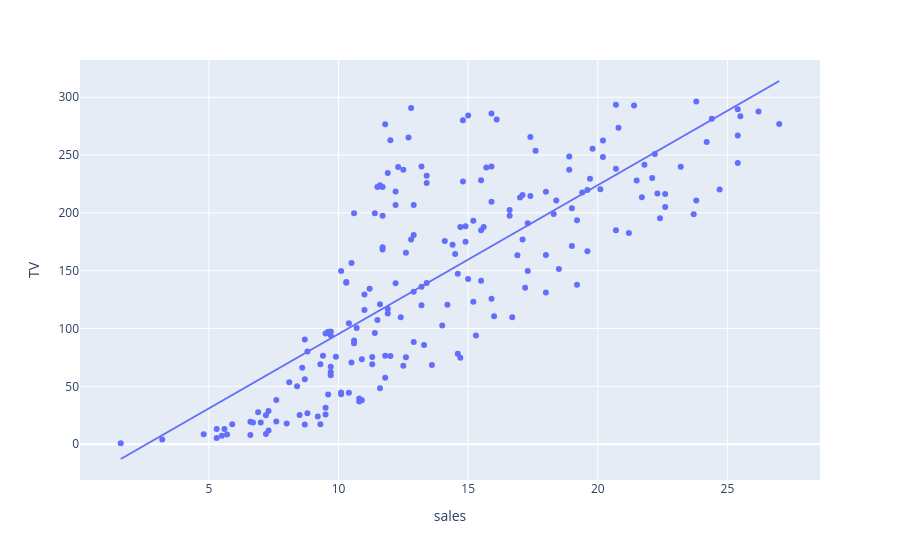

This figure's notebook cell:
### Code cell
# Let's Visualise the data
# Visualise relationship between amount spendt on platforms and theie corresponding units sold

import plotly.express as px
import plotly.graph_objects as go

# TV

figure = px.scatter(data_frame = data, x="sales", # Changed 'Sales' to 'sales'
                    y="TV", trendline="ols")
figure.show()

### Figure 1 — Plotly figure (JSON) as saved in the notebook; plotly's stock layout.template omitted (floating-point values rounded to 4 significant figures; data arrays with more than 128 entries replaced by an {"elided": "..."} marker saying what was removed)
{"data": [{"hovertemplate": "sales=%{x}<br>TV=%{y}<extra></extra>", "legendgroup": "", "marker": {"color": "#636efa", "symbol": "circle"}, "mode": "markers", "name": "", "orientation": "v", "showlegend": false, "type": "scatter", "x": {"elided": "200 float values"}, "xaxis": "x", "y": {"elided": "200 float values"}, "yaxis": "y"}, {"hovertemplate": "<b>OLS trendline</b><br>TV = 12.8717 * sales + -33.4502<br>R<sup>2</sup>=0.611875<br><br>sales=%{x}<br>TV=%{y} <b>(trend)</b><extra></extra>", "legendgroup": "", "marker": {"color": "#636efa", "symbol": "circle"}, "mode": "lines", "name": "", "showlegend": false, "type": "scatter", "x": {"elided": "200 float values"}, "xaxis": "x", "y": {"elided": "200 float values"}, "yaxis": "y"}], "layout": {"legend": {"tracegroupgap": 0}, "margin": {"t": 60}, "xaxis": {"anchor": "y", "domain": [0, 1], "title": {"text": "sales"}}, "yaxis": {"anchor": "x", "domain": [0, 1], "title": {"text": "TV"}}}}
